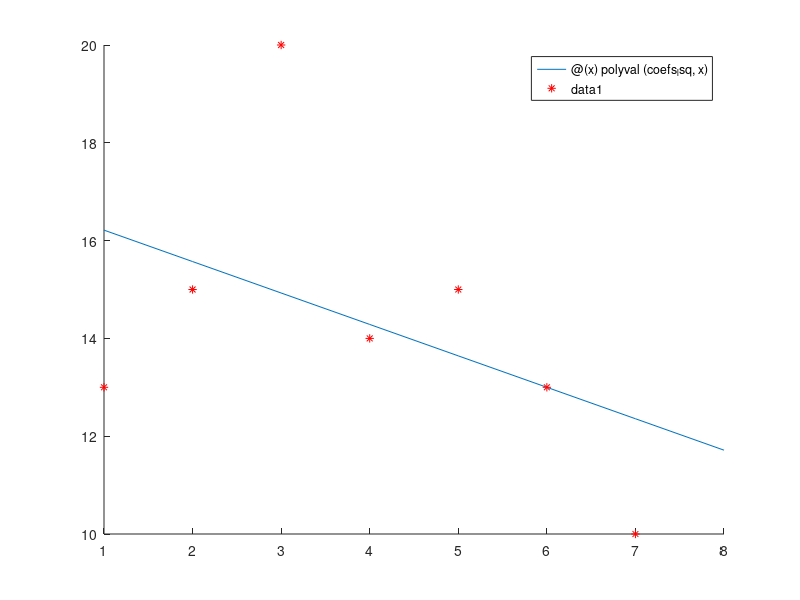

The MATLAB script that drew this image:
function error=ex1()
clf; hold on;
nodes=[1 2 3 4 5 6 7];
values=[13 15 20 14 15 13 10];

coefs_lsq=polyfit(nodes, values, 1);
%lsq method for x, f(x) and degree 1

poly_lsq=@(x) polyval(coefs_lsq, x);
%fct that computes polynomial with unknowns x with coefs_lsq

fplot(poly_lsq, [1, 8]);
error=norm(values-poly_lsq(nodes));
%distanta dintre valorile functiei si valorile polinomului
plot(nodes, values, 'r*');
la_ora_8=poly_lsq(8)
end